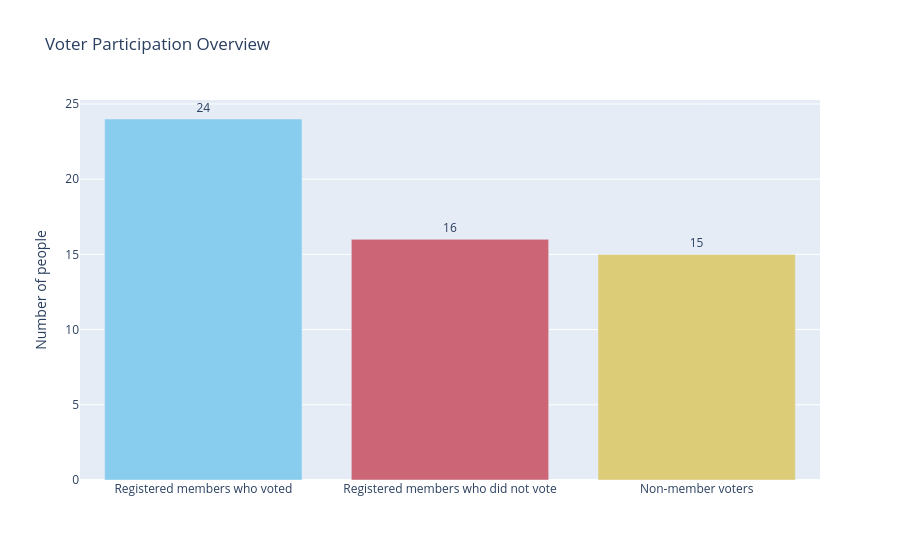

Source (notebook cell):
### Markdown cell above
---

## Step 10: Visual Analysis

The charts below summarize participation and election outcomes without exposing individual ballot choices.

### Code cell
# Participation overview
participation_df = pd.DataFrame({
    'Group': ['Registered members who voted', 'Registered members who did not vote', 'Non-member voters'],
    'Count': [len(members_who_voted), len(members_who_did_not_vote), len(non_member_voters)]
})

fig_participation = px.bar(
    participation_df, x='Group', y='Count', text='Count',
    title='Voter Participation Overview',
    color='Group', color_discrete_sequence=px.colors.qualitative.Safe
)
fig_participation.update_layout(showlegend=False, xaxis_title='', yaxis_title='Number of people')
fig_participation.update_traces(textposition='outside')
fig_participation.show()

### Figure 1 — Plotly figure (JSON) as saved in the notebook; plotly's stock layout.template omitted (floating-point values rounded to 4 significant figures)
{"data": [{"hovertemplate": "Group=%{x}<br>Count=%{text}<extra></extra>", "legendgroup": "Registered members who voted", "marker": {"color": "rgb(136, 204, 238)", "pattern": {"shape": ""}}, "name": "Registered members who voted", "orientation": "v", "showlegend": true, "text": [24.0], "textposition": "outside", "type": "bar", "x": ["Registered members who voted"], "xaxis": "x", "y": [24], "yaxis": "y"}, {"hovertemplate": "Group=%{x}<br>Count=%{text}<extra></extra>", "legendgroup": "Registered members who did not vote", "marker": {"color": "rgb(204, 102, 119)", "pattern": {"shape": ""}}, "name": "Registered members who did not vote", "orientation": "v", "showlegend": true, "text": [16.0], "textposition": "outside", "type": "bar", "x": ["Registered members who did not vote"], "xaxis": "x", "y": [16], "yaxis": "y"}, {"hovertemplate": "Group=%{x}<br>Count=%{text}<extra></extra>", "legendgroup": "Non-member voters", "marker": {"color": "rgb(221, 204, 119)", "pattern": {"shape": ""}}, "name": "Non-member voters", "orientation": "v", "showlegend": true, "text": [15.0], "textposition": "outside", "type": "bar", "x": ["Non-member voters"], "xaxis": "x", "y": [15], "yaxis": "y"}], "layout": {"barmode": "relative", "legend": {"title": {"text": "Group"}, "tracegroupgap": 0}, "showlegend": false, "title": {"text": "Voter Participation Overview"}, "xaxis": {"anchor": "y", "categoryarray": ["Registered members who voted", "Registered members who did not vote", "Non-member voters"], "categoryorder": "array", "domain": [0, 1], "title": {"text": ""}}, "yaxis": {"anchor": "x", "domain": [0, 1], "title": {"text": "Number of people"}}}}
